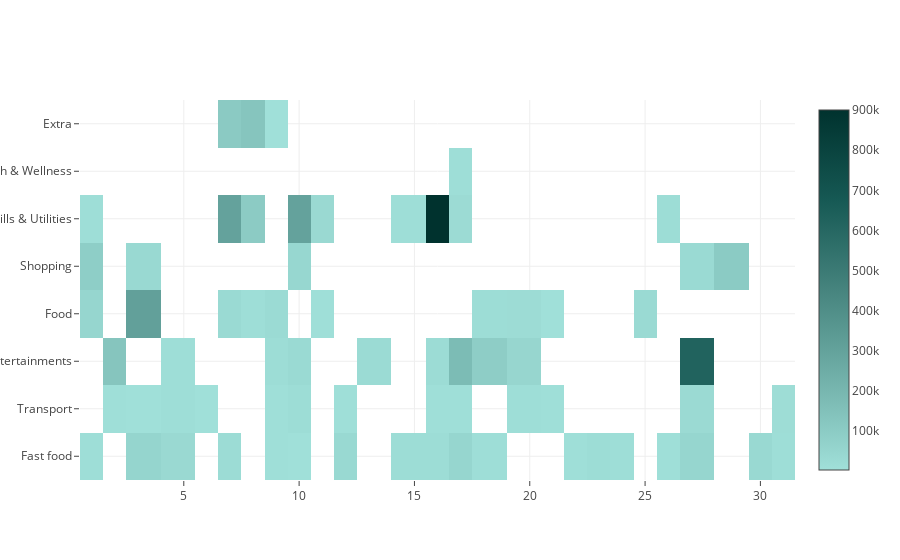

The code cell stored with this chart in its notebook:
### Code cell
fig = go.Figure(data=go.Heatmap(z = timeline_data['Amount'],
                                x = timeline_data['Day'],
                                y = timeline_data['Category'],
                                colorscale=heatmap_colors))
fig.show()

### Figure 1 — Plotly figure (JSON) as saved in the notebook; plotly's stock layout.template omitted (floating-point values rounded to 4 significant figures)
{"data": [{"colorscale": [[0, "#a0e0d9"], [0.25, "#72b1aa"], [0.5, "#46847e"], [0.75, "#165954"], [1, "#00322e"]], "type": "heatmap", "x": [30, 31, 31, 27, 26, 25, 27, 29, 27, 27, 26, 26, 24, 23, 22, 22, 21, 21, 20, 20, 20, 18, 18, 18, 17, 18, 17, 17, 17, 17, 16, 15, 15, 17, 17, 16, 16, 16, 16, 13, 12, 12, 12, 11, 11, 8, 10, 10, 10, 10, 9, 10, 9, 10, 9, 9, 9, 9, 8, 8, 7, 1, 7, 7, 7, 7, 6, 5, 5, 3, 5, 5, 3, 3, 3, 2, 2, 1, 1, 1, 1, 1, 1, 1], "y": ["Fast food", "Fast food", "Transport", "Entertainments", "Fast food", "Food", "Fast food", "Shopping", "Transport", "Shopping", "Bills & Utilities", "Bills & Utilities", "Fast food", "Fast food", "Fast food", "Fast food", "Food", "Transport", "Entertainments", "Food", "Transport", "Food", "Fast food", "Fast food", "Transport", "Entertainments", "Bills & Utilities", "Transport", "Health & Wellness", "Fast food", "Bills & Utilities", "Bills & Utilities", "Fast food", "Fast food", "Entertainments", "Fast food", "Entertainments", "Transport", "Fast food", "Entertainments", "Transport", "Fast food", "Fast food", "Food", "Bills & Utilities", "Extra", "Bills & Utilities", "Fast food", "Entertainments", "Shopping", "Fast food", "Transport", "Fast food", "Fast food", "Transport", "Entertainments", "Food", "Extra", "Food", "Bills & Utilities", "Extra", "Food", "Bills & Utilities", "Bills & Utilities", "Food", "Fast food", "Transport", "Fast food", "Fast food", "Transport", "Entertainments", "Transport", "Fast food", "Food", "Shopping", "Transport", "Entertainments", "Bills & Utilities", "Bills & Utilities", "Bills & Utilities", "Fast food", "Fast food", "Fast food", "Shopping"], "z": [38000, 13100, 15500, 623982, 7940, 32410, 50000, 105000, 30000, 32000, 300000, 16000, 15000, 17500, 15000, 6900, 5500, 10000, 48900, 20330, 10900, 17980, 5000, 12000, 8000, 93000, 25000, 10000, 14300, 30000, 900000, 14190, 20000, 49800, 177000, 65119, 22900, 9800, 15800, 28000, 7000, 8900, 37500, 10600, 35040, 130000, 300000, 37900, 33000, 45000, 60000, 20100, 9900, 3500, 7600, 18000, 28000, 5500, 14000, 102835, 107000, 50360, 752198, 300000, 30621, 21250, 4000, 14000, 35000, 5000, 14000, 15000, 57800, 311342, 36712, 9400, 132200, 50000, 186428, 11500, 78667, 38500, 14000, 90000]}], "layout": {}}
